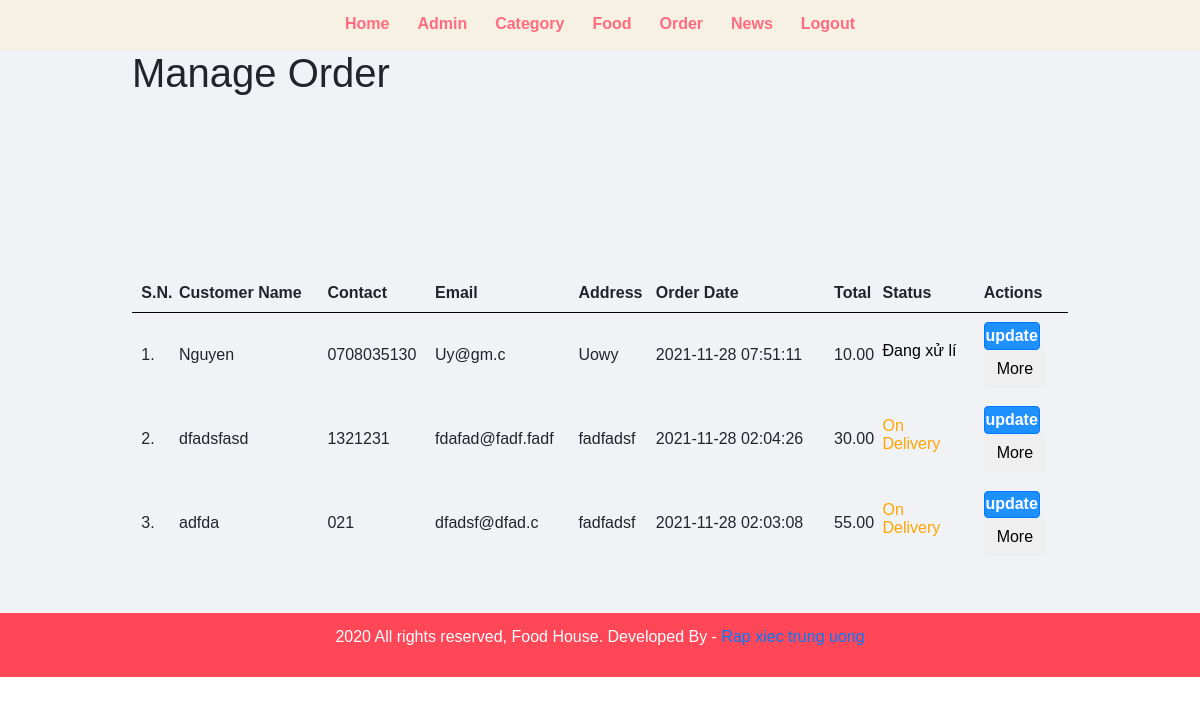
/view/admin/manage-order.php (signed in), run on the app's committed database.
### tables this page shows
CREATE TABLE `tbl_order` (
  `id` int(10) UNSIGNED NOT NULL,
  `total` decimal(10,2) NOT NULL,
  `order_date` datetime NOT NULL,
  `status` varchar(50) NOT NULL,
  `customer_name` varchar(150) NOT NULL,
  `customer_contact` varchar(20) NOT NULL,
  `customer_email` varchar(150) NOT NULL,
  `customer_address` varchar(255) NOT NULL
);

### view/admin/manage-order.php (the view, shortened to what this page needs)
<?php include('partials/menu.php'); ?>
<div class="main-content">
    <div class="wrapper">
        <h1>Manage Order</h1>
                <br /><br /><br />
                <br><br>
                <table class="tbl-full">
                    <tr>
                        <th>S.N.</th>
                        <th>Customer Name</th>
                        <th>Contact</th>
                        <th>Email</th>
                        <th>Address</th>
                        <th>Order Date</th>
                        <th>Total</th>
                        <th>Status</th>
                        <th>Actions</th>
                    </tr>
                    <?php
                        $sql = "SELECT * FROM tbl_order ORDER BY id DESC";
                        $res = mysqli_query($conn, $sql);
                        $count = mysqli_num_rows($res);
                        $sn = 1;
                        if($count>0)
                        {
                            while($row=mysqli_fetch_assoc($res))
                            {
                                $id = $row['id'];
                                $customer_name = $row['customer_name'];
                                $customer_contact = $row['customer_contact'];
                                $customer_email = $row['customer_email'];
                                $customer_address = $row['customer_address'];
                                $order_date = $row['order_date'];
                                $total = $row['total'];
                                $status = $row['status'];
                                if($status != "Completed"){
                                ?>
                                    <tr>
                                        <td><?php echo $sn++; ?>. </td>
                                        <td><?php echo $customer_name; ?></td>
                                        <td><?php echo $customer_contact; ?></td>
                                        <td><?php echo $customer_email; ?></td>
                                        <td><?php echo $customer_address; ?></td>
                                        <td><?php echo $order_date; ?></td>
                                        <td><?php echo $total; ?></td>
                                        <td>
                                            <?php
                                                if($status=="Ordered")
                                                {
                                                    echo "<label class='status_order'>$status</label>";
                                                }
                                                elseif($status=="On Delivery")
                                                {
                                                    echo "<label class='status_order' style='color: orange;'>$status</label>";
                                                }
                                                elseif($status=="Delivered")
                                                {
                                                    echo "<label class='status_order' style='color: green;'>$status</label>";
                                                }
                                                elseif($status=="Cancelled")
                                                {
                                                    echo "<label class='status_order' style='color: red;'>$status</label>";
                                                }
                                                else
                                                    echo "<label class='status_order' style='color: black;'>$status</label>";
                                            ?>
                                        </td>
                                        <td>
                                            <form class="editOrderForm">
                                                <button class="btn btn-primary" type="submit">update</button>
                                            </form>
                                            <button class="btn" data-toggle="modal" data-target="#Modal<?php echo $id;?>">More</button>
                                        </td>
                                    </tr>
                                    <div id="Modal<?php echo $id;?>" class="modal fade" role="dialog" aria-labelledby="myLargeModalLabel" >
                                        <div class="modal-dialog modal-lg">
                                            <div class="modal-content" style="width: 80%; margin: auto; margin-top: 50px;">
                                                    <div class="modal-body">
                                                         <?php
                                                            }
                                                        ?>
                                    </div></div></div></div>
                                <?php
                            }
                        }
                        else
                        {
                            echo "<tr><td colspan='12' class='error'>Orders not Available</td></tr>";
                        }
                    ?>
<?php include('partials/footer.php'); ?>

### public/css/admin.css (style rules this page uses)
* { margin: 0; padding: 0; font-family: Arial, Helvetica, sans-serif; }
.wrapper { padding: 1%; width: 80%; margin: 0 auto; }
.tbl-full { width: 100%; }
table tr th { border-bottom: 1px solid black; padding: 1%; text-align: left; }
table tr td { padding: 1%; }
.btn-primary { background-color: #1e90ff; padding: 1%; color: white; text-decoration: none; font-weight: bold; }
.main-content { background-color: #f1f2f6; padding: 3% 0; }
table { margin-top: 50px; }
table button { margin-right: 15px; }

### data on the page
tbl_order: customer_name "Nguyen", customer_contact "0708035130", customer_email "Uy@gm.c", customer_address "Uowy", order_date "2021-11-28 07:51:11", total "10.00", status "Đang xử lí"
tbl_order: customer_name "dfadsfasd", customer_contact "1321231", customer_email "fdafad@fadf.fadf", customer_address "fadfadsf", order_date "2021-11-28 02:04:26", total "30.00", status "On Delivery"
tbl_order: customer_name "adfda", customer_contact "021", customer_email "dfadsf@dfad.c", customer_address "fadfadsf", order_date "2021-11-28 02:03:08", total "55.00", status "On Delivery"
